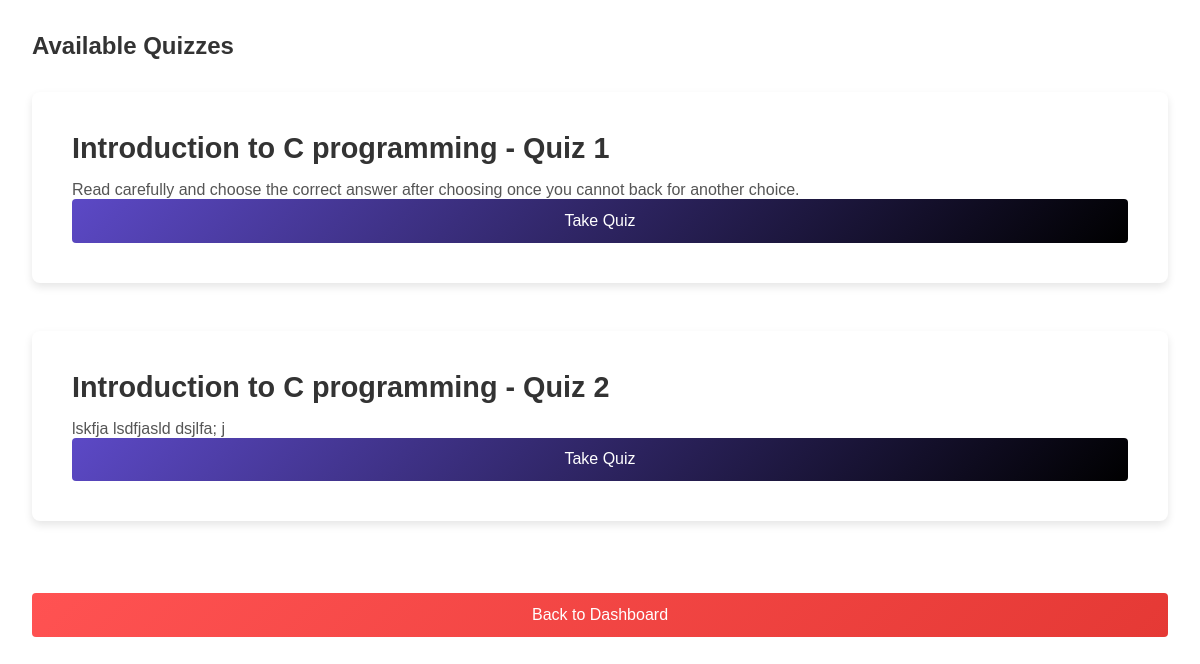
Page /available_quizes.php (signed in) on the earlier database version.
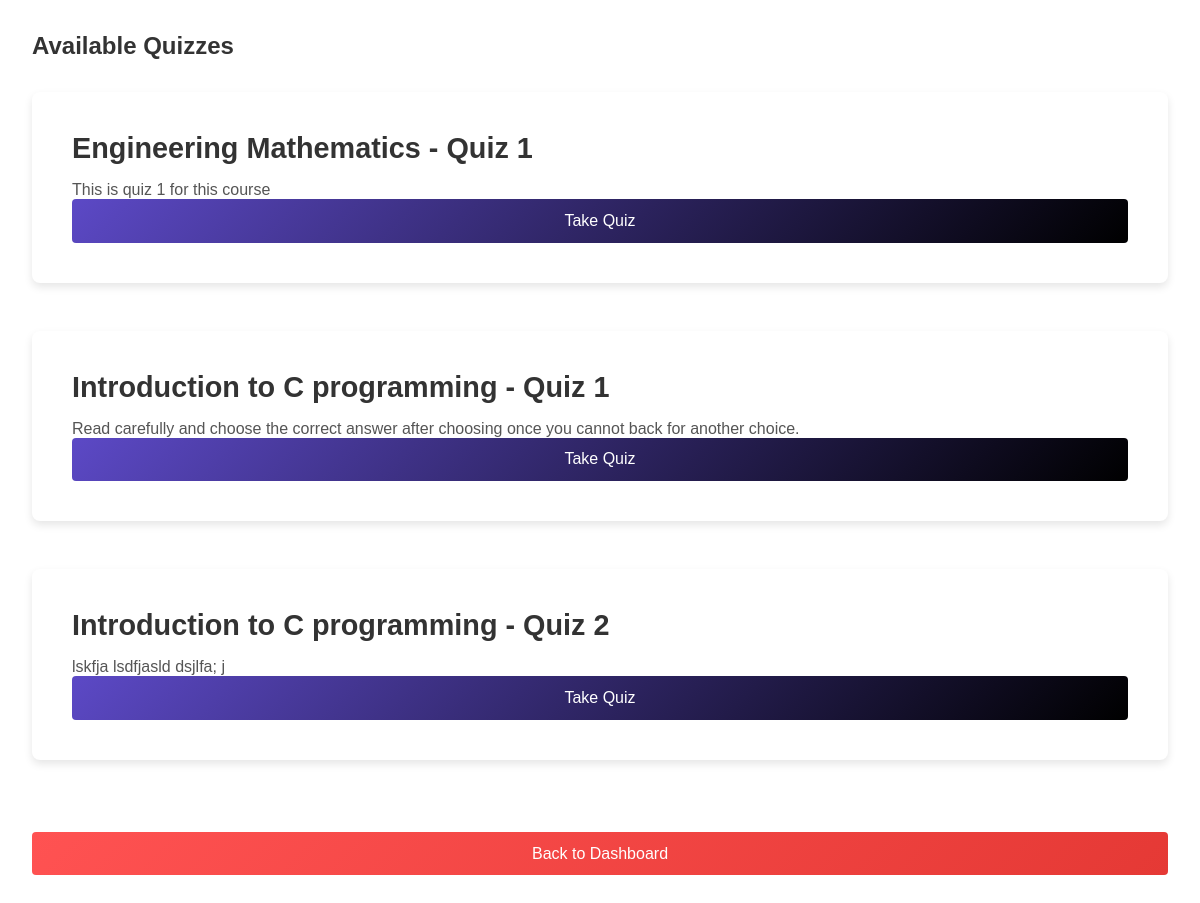
Same page on the later database version.
### tables this page shows
CREATE TABLE `quiz_description` (
  `Course_ID` varchar(20) NOT NULL,
  `Quiz_NO` int(11) NOT NULL,
  `Description_Quiz` text NOT NULL
);

CREATE TABLE `course` (
  `Course_Num` int(20) NOT NULL,
  `Course_ID` varchar(20) NOT NULL,
  `CourseName` varchar(50) DEFAULT NULL,
  `Description` longtext NOT NULL,
  `UserID` varchar(50) NOT NULL,
  `Start_Date` date DEFAULT NULL,
  `End_Date` date NOT NULL
);

### available_quizes.php (the view, shortened to what this page needs)
<?php
$conn = new mysqli("localhost", "root", "", "learning_platform");
$userID = $_SESSION['userID'];
$studentQuery = "SELECT StudentID FROM Student WHERE UserID = ?";
$stmt = $conn->prepare($studentQuery);
$stmt->bind_param("s", $userID);
$stmt->execute();
$result = $stmt->get_result();
if ($result->num_rows > 0) {
    $student = $result->fetch_assoc();
    $studentID = $student['StudentID'];
    $query = "
        SELECT qd.Course_ID, qd.Quiz_NO, qd.Description_Quiz, c.CourseName
        FROM quiz_description qd
        INNER JOIN Enrollment e ON qd.Course_ID = e.course_ID
        INNER JOIN Course c ON qd.Course_ID = c.Course_ID
        WHERE e.StudentID = ?";
    $stmt = $conn->prepare($query);
    $stmt->bind_param("i", $studentID);
    $stmt->execute();
    $quizzes = $stmt->get_result()->fetch_all(MYSQLI_ASSOC);
} else {
    $quizzes = [];
}
?>
<!DOCTYPE html>
<html lang="en">
<head>
    <link rel="stylesheet" href="style.css">
</head>
<body>
    <div class="dashboard-container">
        <main class="content">
            <section id="quiz-list">
                <h1>Available Quizzes</h1>
                <?php if (empty($quizzes)): ?>
                    <p>No quizzes available.</p>
                <?php else: ?>
                    <?php foreach ($quizzes as $quiz): ?>
                        <div class="quiz-card">
                            <h2><?php echo htmlspecialchars($quiz['CourseName']); ?> - Quiz <?php echo htmlspecialchars($quiz['Quiz_NO']); ?></h2>
                            <p><?php echo htmlspecialchars($quiz['Description_Quiz']); ?></p>
                            <a href="take_quiz.php?course_id=<?php echo $quiz['Course_ID']; ?>&quiz_no=<?php echo $quiz['Quiz_NO']; ?>">
                                <button>Take Quiz</button>
                            </a>
                        </div>
                    <?php endforeach; ?>
                <?php endif; ?>
            </section>
            <a href="student_dashboard.html"><button class="back-btn">Back to Dashboard</button></a>
        </main>
    </div>
</body>
</html>

### style.css (style rules this page uses)
* { margin: 0; padding: 0; box-sizing: border-box; font-family: Arial, sans-serif; }
body { display: flex; justify-content: center; align-items: center; min-height: 100vh; background: #f0f2f5; color: #333; }
h2 { margin-bottom: 1rem; font-size: 1.8rem; color: #333; }
button { width: 100%; padding: 0.8rem; background: linear-gradient(135deg, #5c49c6, #000000); color: #fff; border: none; border-radius: 4px; font-size: 1rem; cursor: pointer; transition: background 0.3s ease; }
p { margin-top: 1rem; color: #555; }
a { color: #4CAF50; text-decoration: none; }
.dashboard-container { display: flex; width: 100%; min-height: 100vh; }
.content { flex-grow: 1; padding: 2rem; background: #fff; }
.course-card, .quiz-card,.certificate-card { background: #fff; padding: 2.5rem; border-radius: 8px; box-shadow: 0 4px 8px rgba(0, 0, 0, 0.1); margin-top: 2rem; margin-bottom: 3rem; color: #333333; transition: transform 0.2s ease; }
.back-btn { width: 100%; padding: 0.8rem; background: linear-gradient(135deg, #ff5252, #e53935); color: #fff; border: none; border-radius: 4px; font-size: 1rem; cursor: pointer; margin-top: 1.5rem; text-align: center; }

Differences in the rows shown:
added quiz_description: Course_ID.CourseName "Engineering Mathematics", Quiz_NO "1", Description_Quiz "This is quiz 1 for this course"
